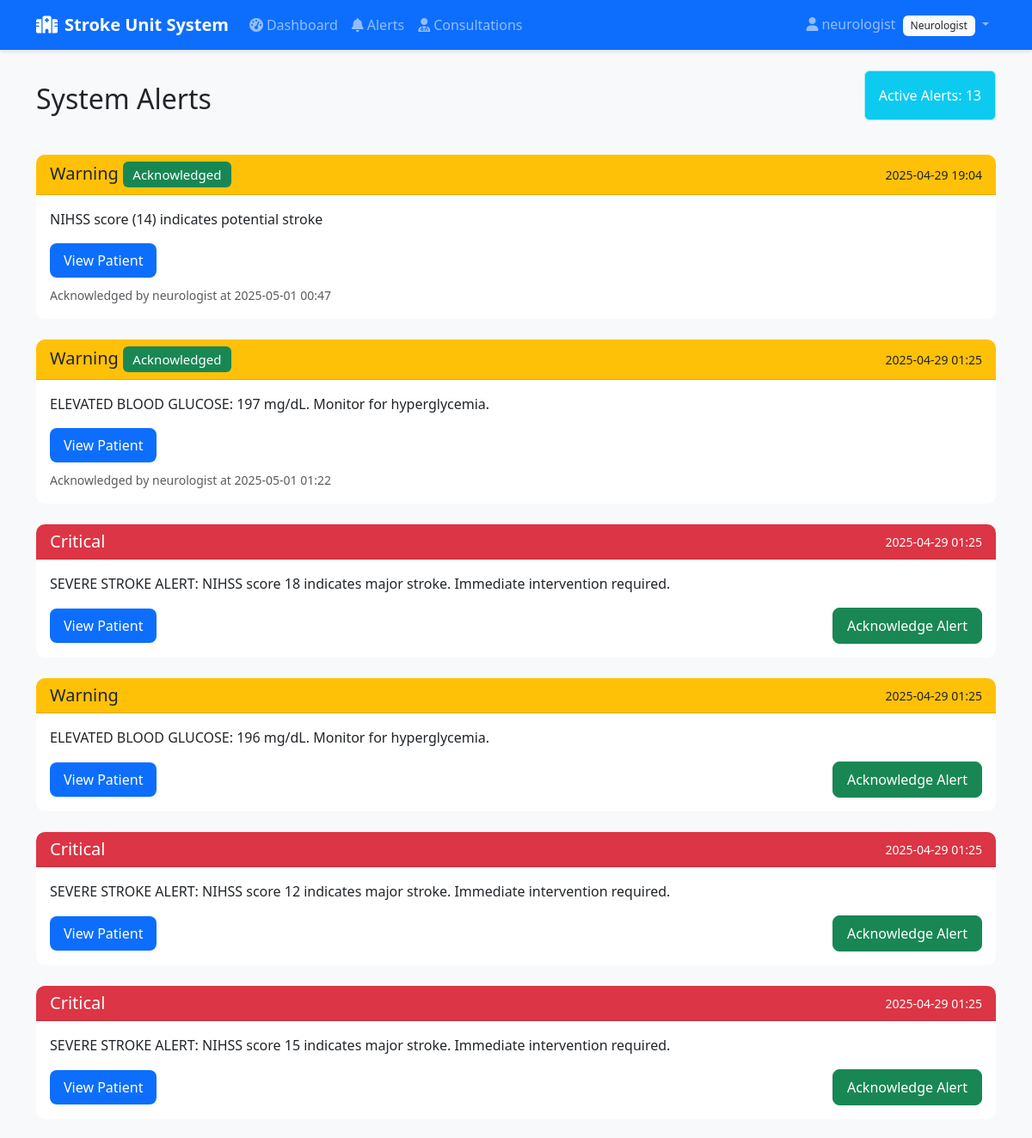
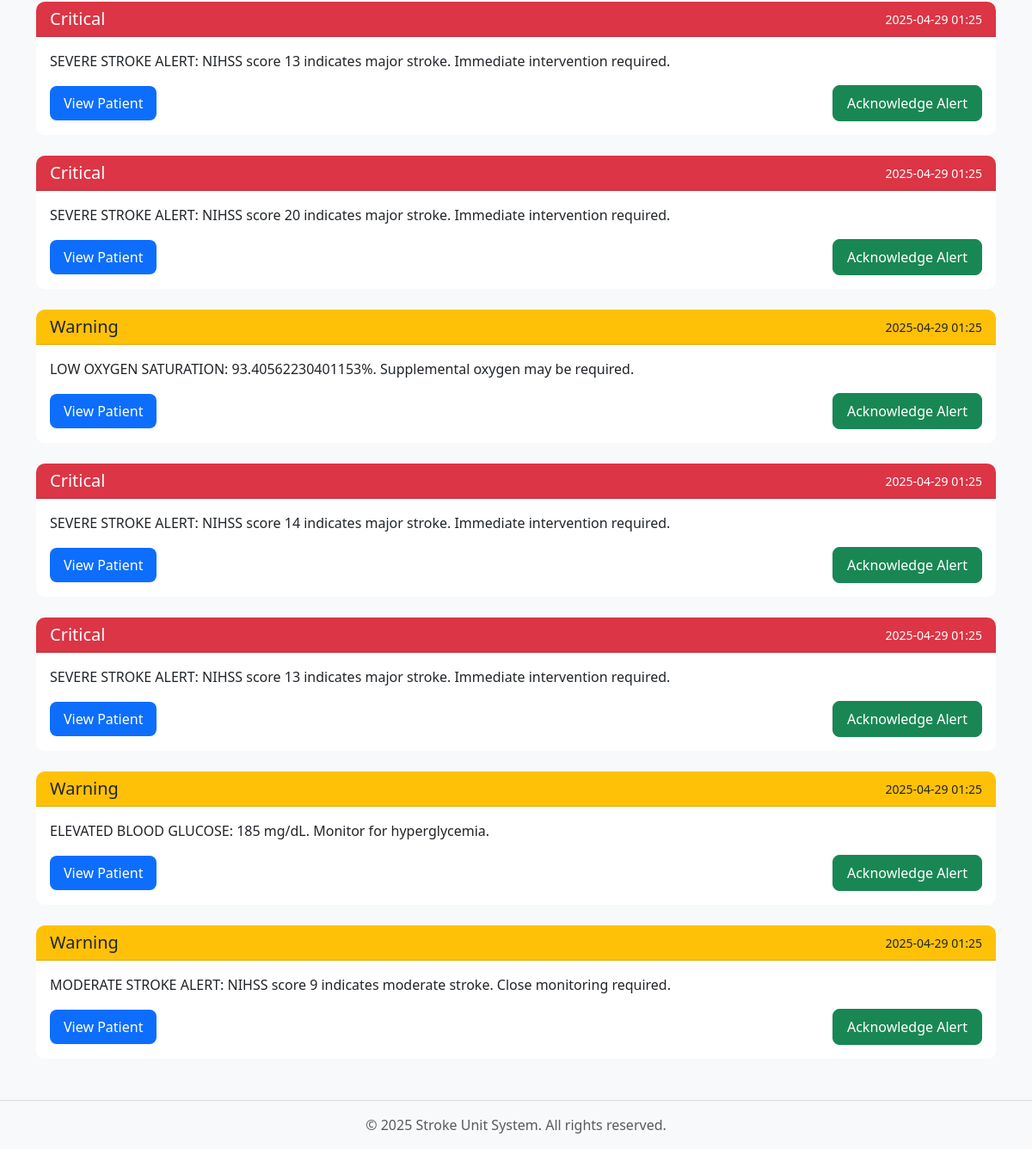
Screenshot of /alerts/ (signed in) with the database file from the repository (2 pictures, top to bottom).
### patientsystem/models.py (models this page shows, shortened)
class UserProfile(models.Model):
    user = models.OneToOneField(User, on_delete=models.CASCADE)
    role = models.CharField(max_length=20, choices=[
        ('technician', 'Technician'),
        ('neurologist', 'Neurologist')
    ], default='technician')

class Alert(models.Model):
    ALERT_TYPES = [
        ('critical', 'Critical'),
        ('warning', 'Warning'),
        ('info', 'Information'),
    ]
    type = models.CharField(max_length=20, choices=ALERT_TYPES)
    description = models.TextField()
    patient = models.ForeignKey(Patient, on_delete=models.CASCADE, related_name='alerts')
    timestamp = models.DateTimeField(auto_now_add=True)
    acknowledged = models.BooleanField(default=False)
    acknowledged_by = models.ForeignKey(User, on_delete=models.SET_NULL, null=True, blank=True, related_name='acknowledged_alerts')
    acknowledged_at = models.DateTimeField(null=True, blank=True)

### patientsystem/decorators.py (the view)
        def wrapped_view(request, *args, **kwargs):
            if not check_role(request.user):
                messages.error(request, f'Only {role}s can access this page.')
                return redirect('patientsystem:dashboard')
            return view_func(request, *args, **kwargs)

### patientsystem/views.py (called while the page is built)
@login_required
@neurologist_required
def alerts(request):
    try:
        alerts = Alert.objects.all().order_by('-timestamp')
        return render(request, 'patientsystem/alerts.html', {
            'alerts': alerts
        })
    except Exception as e:
        messages.error(request, f'Error accessing alerts: {str(e)}')
        return redirect('patientsystem:dashboard')

### templates/patientsystem/alerts.html (shortened to what this page needs)
{% extends 'base.html' %}
{% block content %}
<div class="d-flex justify-content-between align-items-center mb-4">
    <h2>System Alerts</h2>
    <div class="alert alert-info">
        Active Alerts: {{ alerts|length }}
    </div>
</div>
<div class="row">
    {% for alert in alerts %}
    <div class="col-12 mb-4">
        <div class="card">
            <div class="card-header {% if alert.type == 'critical' %}bg-danger text-white{% elif alert.type == 'warning' %}bg-warning{% else %}bg-info text-white{% endif %}">
                <div class="d-flex justify-content-between align-items-center">
                    <h5 class="card-title mb-0">
                        {{ alert.get_type_display }}
                        {% if alert.acknowledged %}
                        <span class="badge bg-success">Acknowledged</span>
                        {% endif %}
                    </h5>
                    <small>{{ alert.timestamp|date:"Y-m-d H:i" }}</small>
                </div>
            </div>
            <div class="card-body">
                <p class="card-text">{{ alert.description }}</p>
                <div class="d-flex justify-content-between align-items-center">
                    {% if alert.patient %}
                    <a href="{% url 'patientsystem:patient_detail' alert.patient.id %}" class="btn btn-primary">
                        View Patient
                    </a>
                    {% endif %}
                    {% if not alert.acknowledged and not user.userprofile.role == 'technician' %}
                    <form method="post" action="{% url 'patientsystem:acknowledge_alert' alert.id %}" class="mb-0">
                        <button type="submit" class="btn btn-success">Acknowledge Alert</button>
                    </form>
                    {% endif %}
                </div>
                {% if alert.acknowledged %}
                <div class="mt-2 text-muted">
                    <small>Acknowledged by {{ alert.acknowledged_by.username }} at {{ alert.acknowledged_at|date:"Y-m-d H:i" }}</small>
                </div>
                {% endif %}
            </div>
        </div>
    </div>
    {% empty %}
    <div class="col-12">
        <div class="alert alert-success">
            No active alerts at this time.
        </div>
    </div>
    {% endfor %}
</div>
{% endblock %}

### templates/base.html (shortened to what this page needs)
{% load static %}
<!DOCTYPE html>
<html lang="en">
<head>
    <link href="https://cdn.jsdelivr.net/npm/bootstrap@5.3.0/dist/css/bootstrap.min.css" rel="stylesheet">
    <link href="https://cdnjs.cloudflare.com/ajax/libs/font-awesome/6.0.0/css/all.min.css" rel="stylesheet">
    <link href="{% static 'css/style.css' %}" rel="stylesheet">
</head>
<body>
    <nav class="navbar navbar-expand-lg navbar-dark bg-primary">
        <div class="container">
            <a class="navbar-brand" href="{% url 'patientsystem:dashboard' %}">
                <i class="fas fa-hospital me-2"></i>Stroke Unit System
            </a>
            <div class="collapse navbar-collapse" id="navbarNav">
                <ul class="navbar-nav me-auto">
                    {% if user.is_authenticated %}
                    <li class="nav-item">
                        <a class="nav-link" href="{% url 'patientsystem:dashboard' %}">
                            <i class="fas fa-tachometer-alt me-1"></i>Dashboard
                        </a>
                    </li>
                    <li class="nav-item">
                        <a class="nav-link" href="{% url 'patientsystem:alerts' %}">
                            <i class="fas fa-bell me-1"></i>Alerts
                        </a>
                    </li>
                    {% if user.userprofile.role == 'neurologist' %}
                    <li class="nav-item">
                        <a class="nav-link" href="{% url 'patientsystem:consultations' %}">
                            <i class="fas fa-user-md me-1"></i>Consultations
                        </a>
                    </li>
                    {% endif %}
                    {% endif %}
                </ul>
                <ul class="navbar-nav">
                    {% if user.is_authenticated %}
                    <li class="nav-item dropdown">
                        <a class="nav-link dropdown-toggle" href="#" id="navbarDropdown" role="button" data-bs-toggle="dropdown">
                            <i class="fas fa-user me-1"></i>{{ user.username }}
                            <span class="badge bg-light text-dark ms-1">{{ user.userprofile.get_role_display }}</span>
                        </a>
                    </li>
                    {% endif %}
                </ul>
            </div>
        </div>
    </nav>
    <main class="container py-4">
        {% block content %}{% endblock %}
    </main>
    <footer class="footer mt-auto py-3 bg-light">
        <div class="container text-center">
            <span class="text-muted">© {% now "Y" %} Stroke Unit System. All rights reserved.</span>
        </div>
    </footer>
</body>
</html>

### static/css/style.css (style rules this page uses)
:root { --primary-color: #0d6efd; --secondary-color: #6c757d; --success-color: #198754; --danger-color: #dc3545; --warning-color: #ffc107; --info-color: #0dcaf0; --light-color: #f8f9fa; --dark-color: #212529; }
body { background-color: #f8f9fa; font-family: 'Segoe UI', Tahoma, Geneva, Verdana, sans-serif; }
.navbar { box-shadow: 0 2px 4px rgba(0,0,0,.1); }
.navbar-brand { font-weight: 600; }
.card { border: none; border-radius: 10px; transition: transform 0.2s, box-shadow 0.2s; }
.card-header { background-color: white; border-bottom: 1px solid rgba(0,0,0,.125); border-radius: 10px 10px 0 0 !important; }
.btn { border-radius: 8px; padding: 0.5rem 1rem; font-weight: 500; transition: all 0.2s; }
.btn-primary { background-color: var(--primary-color); border: none; }
.badge { padding: 0.5em 0.75em; border-radius: 6px; font-weight: 500; }
.footer { background-color: white; border-top: 1px solid rgba(0,0,0,.125); }
.alert-info { background-color: #0dcaf0; color: white; }

### rows the page displays
Alert: type "Warning", acknowledged "Acknowledged", timestamp "2025-04-29 19:04", description "NIHSS score (14) indicates potential stroke", shows "View Patient", acknowledged_by.username "neurologist", acknowledged_at "2025-05-01 00:47"
Alert: type "Warning", acknowledged "Acknowledged", timestamp "2025-04-29 01:25", description "ELEVATED BLOOD GLUCOSE: 197 mg/dL. Monitor for hyperglycemia.", shows "View Patient", acknowledged_by.username "neurologist", acknowledged_at "2025-05-01 01:22"
Alert: type "Critical", timestamp "2025-04-29 01:25", description "SEVERE STROKE ALERT: NIHSS score 18 indicates major stroke. Immediate intervention required.", shows "View Patient", acknowledged "Acknowledge Alert"
Alert: type "Warning", timestamp "2025-04-29 01:25", description "ELEVATED BLOOD GLUCOSE: 196 mg/dL. Monitor for hyperglycemia.", shows "View Patient", acknowledged "Acknowledge Alert"
Alert: type "Critical", timestamp "2025-04-29 01:25", description "SEVERE STROKE ALERT: NIHSS score 12 indicates major stroke. Immediate intervention required.", shows "View Patient", acknowledged "Acknowledge Alert"
Alert: type "Critical", timestamp "2025-04-29 01:25", description "SEVERE STROKE ALERT: NIHSS score 15 indicates major stroke. Immediate intervention required.", shows "View Patient", acknowledged "Acknowledge Alert"
Alert: type "Critical", timestamp "2025-04-29 01:25", description "SEVERE STROKE ALERT: NIHSS score 13 indicates major stroke. Immediate intervention required.", shows "View Patient", acknowledged "Acknowledge Alert"
Alert: type "Critical", timestamp "2025-04-29 01:25", description "SEVERE STROKE ALERT: NIHSS score 20 indicates major stroke. Immediate intervention required.", shows "View Patient", acknowledged "Acknowledge Alert"
Alert: type "Warning", timestamp "2025-04-29 01:25", description "LOW OXYGEN SATURATION: 93.40562230401153%. Supplemental oxygen may be required.", shows "View Patient", acknowledged "Acknowledge Alert"
Alert: type "Critical", timestamp "2025-04-29 01:25", description "SEVERE STROKE ALERT: NIHSS score 14 indicates major stroke. Immediate intervention required.", shows "View Patient", acknowledged "Acknowledge Alert"
Alert: type "Critical", timestamp "2025-04-29 01:25", description "SEVERE STROKE ALERT: NIHSS score 13 indicates major stroke. Immediate intervention required.", shows "View Patient", acknowledged "Acknowledge Alert"
Alert: type "Warning", timestamp "2025-04-29 01:25", description "ELEVATED BLOOD GLUCOSE: 185 mg/dL. Monitor for hyperglycemia.", shows "View Patient", acknowledged "Acknowledge Alert"
Alert: type "Warning", timestamp "2025-04-29 01:25", description "MODERATE STROKE ALERT: NIHSS score 9 indicates moderate stroke. Close monitoring required.", shows "View Patient", acknowledged "Acknowledge Alert"

### other values shown
{{ user.username }} "neurologist"
{{ user.userprofile.get_role_display }} "Neurologist"
{{ alerts|length }} "13"
